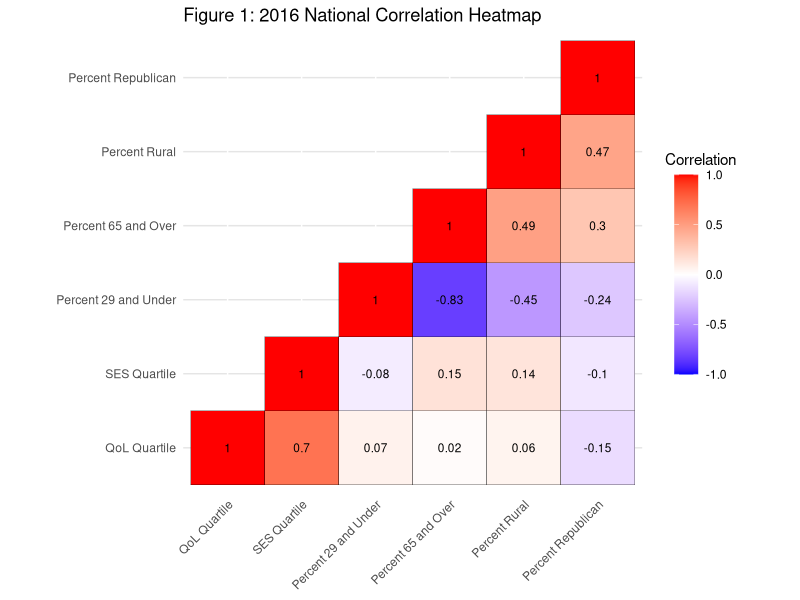
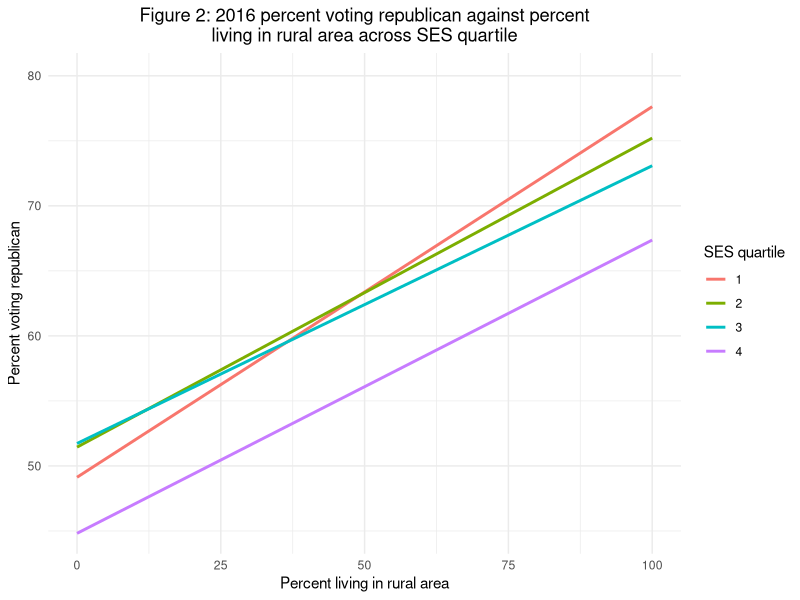
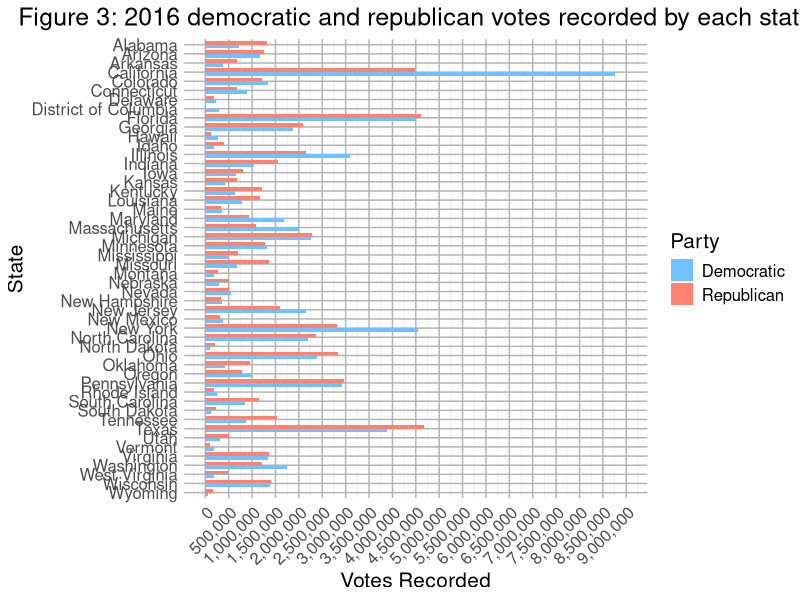
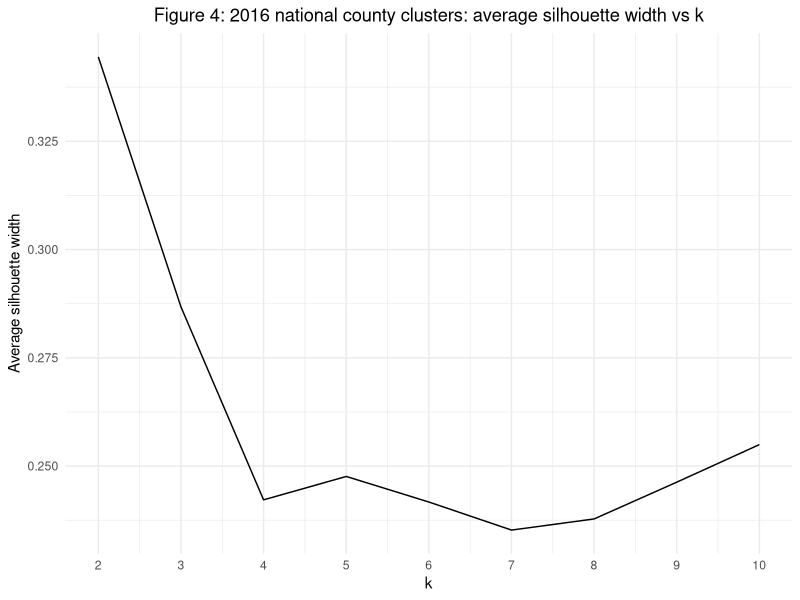
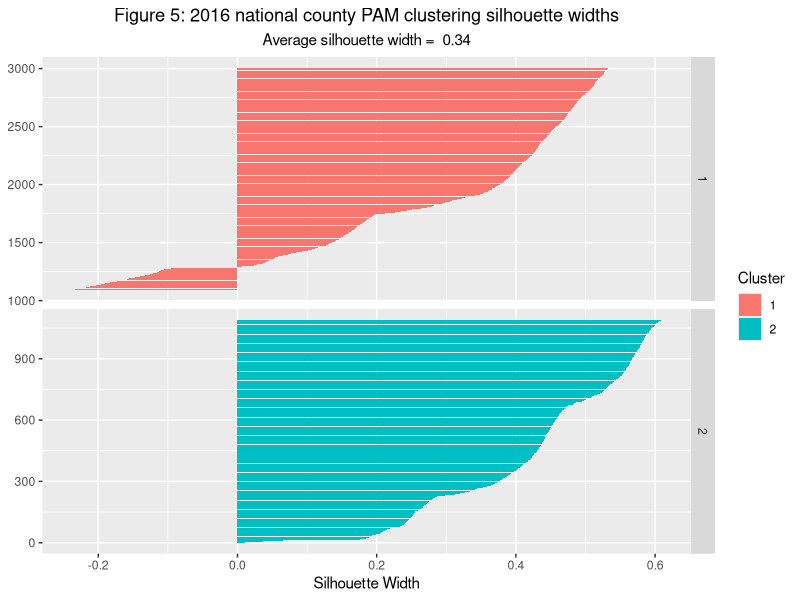
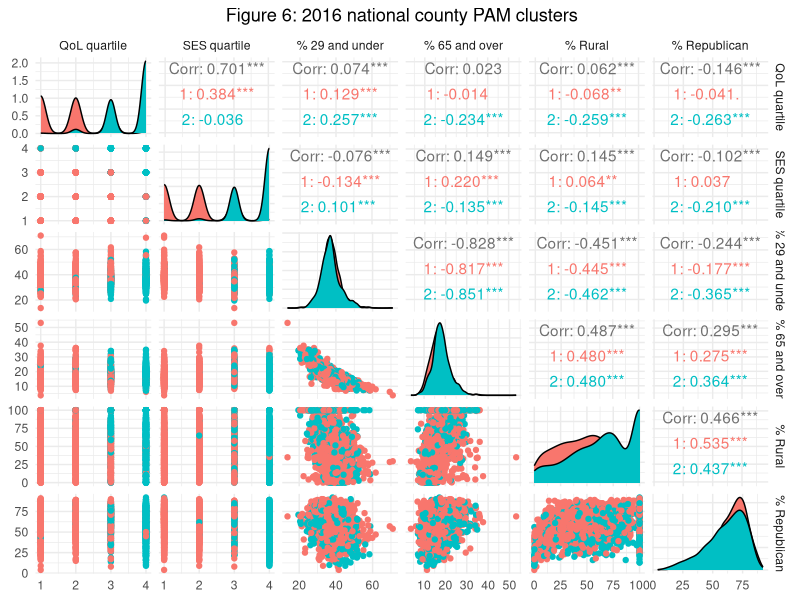

The R script that drew these images, in order:
## ---- chunk 1
knitr::opts_chunk$set(echo = TRUE, eval = TRUE, fig.align = "center", warning = F, message = F,
tidy=TRUE, tidy.opts=list(width.cutoff=55), R.options=list(max.print=100))



#setup
library(tidyverse)
library(ggplot2)
library(readr)
library(knitr)
library(kableExtra)
library(reshape2)
library(cluster)
library(GGally)

demo_16 <- readr::read_csv("election_demographics.csv")
health_16 <- readr::read_csv("health_outcomes.csv")

## ---- chunk 2
#reformat the demo_16 dataset
demo_16 <- demo_16 %>% select(state, county, fips, trump16, clinton16, otherpres16, cvap, age29andunder_pct, age65andolder_pct, rural_pct) %>%
  rename(rep_pres = trump16, dem_pres = clinton16, other_pres = otherpres16, pct_29 = age29andunder_pct, pct_65 = age65andolder_pct, pct_rural = rural_pct)
#reformat the health_16 dataset
health_16 <- health_16 %>% select(FIPS, State, County, quality_r, quality_q, ses_r, ses_q) %>% 
  rename(state = State, county = County, fips = FIPS)
health_16$fips <- as.numeric(health_16$fips)
## ---- chunk 3
#pivot longer
demo_16 <- demo_16 %>% pivot_longer(contains("pres"), names_to = "president", values_to = "pres_votes") %>%
  glimpse()
## ---- chunk 4
#pivot wider
demo_16 <- demo_16 %>% pivot_wider(names_from = "president", values_from = "pres_votes") %>%
  glimpse()
## ---- chunk 5
#join the datasets
data <- health_16 %>% inner_join(demo_16, by = c("fips", "state", "county"))
data %>% glimpse()
## ---- chunk 6
data <- data %>% group_by(county) %>% mutate(total_votes = rep_pres + dem_pres + other_pres)
#national votes
data %>% ungroup() %>% summarise_at(c("cvap", "rep_pres", "dem_pres", "other_pres", "total_votes"), sum, na.rm = T) %>%
  mutate(turnout = round((total_votes / cvap) * 100)) %>%
  kable( booktabs = T, col.names = c("Voting Age Population", "Votes for Trump", "Votes for Clinton", "Votes for 3rd Party", "Total Votes", "% Turnout"), caption = "2016 National Voting Stats") %>% 
  kable_styling(bootstrap_options = c("striped", "hover", "condensed", "responsive"), full_width = F) %>% column_spec(1, width = "3.5cm")
#national mean
data %>% ungroup() %>% summarise_at(c("cvap", "pct_29", "pct_65", "pct_rural"), mean, na.rm = T) %>%
  kable(booktabs = T, col.names = c("Mean Voting Age Population (VAP)", "Mean % of VAP under 29", "Mean % of VAP over 65", "Mean % of VAP in Rural Areas "), caption = "2016 National County Population Means") %>% 
  kable_styling(bootstrap_options = c("striped", "hover", "condensed", "responsive"), full_width = F)
#national median
data %>% ungroup() %>% summarise_at(c("cvap", "pct_29", "pct_65", "pct_rural"), median, na.rm = T) %>%
  kable(booktabs = T, col.names = c("Median Voting Age Population (VAP)", "Median % of VAP under 29", "Median % of VAP over 65", "Median % of VAP in Rural Areas "), caption = "2016 National County Population Medians") %>% 
  kable_styling(full_width = F, bootstrap_options = c("striped", "hover", "condensed", "responsive"))
#national sd
data %>% ungroup() %>% summarise_at(c("cvap", "pct_29", "pct_65", "pct_rural"), sd, na.rm = T) %>%
  kable(booktabs = T, col.names = c("SD Voting Age Population (VAP)", "SD % of VAP under 29", "SD % of VAP over 65", "SD % of VAP in Rural Areas "), caption = "2016 National County Population Standard Deviations") %>% 
  kable_styling(full_width = F, bootstrap_options = c("striped", "hover", "condensed", "responsive"))
#national variance
data %>% ungroup() %>% summarise_at(c("cvap", "pct_29", "pct_65", "pct_rural"), var, na.rm = T) %>%
  kable(booktabs = T, col.names = c("Var of Voting Age Population (VAP)", "Var of % of VAP under 29", "Var of % of VAP over 65", "Var of % of VAP in Rural Areas "), caption = "2016 National County Population Variances") %>% 
  kable_styling(full_width = F, bootstrap_options = c("striped", "hover", "condensed", "responsive"))
## ---- chunk 7
#state total votes
data %>% group_by(state) %>% summarize_at(c("cvap", "rep_pres", "dem_pres", "other_pres", "total_votes"), sum) %>%
  mutate(turnout = round((total_votes / cvap) * 100)) %>%
  mutate(winner_pres = ifelse(rep_pres > dem_pres, "Trump", "Clinton"))%>%
  kable(booktabs = T, col.names = c("State", "Voting Age Population", "Votes for Trump", "Votes for Clinton", "Votes for 3rd Party", "Total Votes", "% Turnout", "Winner"), caption = "2016 State Voting Stats") %>% 
  kable_styling(full_width = F, bootstrap_options = c("striped", "hover", "condensed", "responsive")) %>% column_spec(1, width = "3.5cm")
#state mean
data %>% group_by(state) %>% summarise_at(c("cvap", "pct_29", "pct_65", "pct_rural"), mean, na.rm = T) %>%
  kable(booktabs = T, col.names = c("State", "Mean Voting Age Population (VAP)", "Mean % of VAP under 29", "Mean % of VAP over 65", "Mean % of VAP in Rural Areas "), caption = "2016 County Population Means by State") %>% 
  kable_styling(full_width = F, bootstrap_options = c("striped", "hover", "condensed", "responsive")) %>% column_spec(1, width = "3.5cm")
#state median
data %>% group_by(state) %>% summarise_at(c("cvap", "pct_29", "pct_65", "pct_rural"), median, na.rm = T) %>%
  kable(booktabs = T, col.names = c("State", "Median Voting Age Population (VAP)", "Median % of VAP under 29", "Median % of VAP over 65", "Median % of VAP in Rural Areas "), caption = "2016 County Population Medians by State") %>% 
  kable_styling(full_width = F, bootstrap_options = c("striped", "hover", "condensed", "responsive")) %>% column_spec(1, width = "3.5cm")
#state sd
data %>% group_by(state) %>% summarise_at(c("cvap", "pct_29", "pct_65", "pct_rural"), sd, na.rm = T) %>%
  kable(booktabs = T, col.names = c("State", "SD Voting Age Population (VAP)", "SD % of VAP under 29", "SD % of VAP over 65", "SD % of VAP in Rural Areas "), caption = "2016 County Population Standard Deviations by State") %>% 
  kable_styling(full_width = F, bootstrap_options = c("striped", "hover", "condensed", "responsive")) %>% column_spec(1, width = "3.5cm")
#state var
data %>% group_by(state) %>% summarise_at(c("cvap", "pct_29", "pct_65", "pct_rural"), var , na.rm = T) %>%
  kable(booktabs = T, col.names = c("State", "Var of Voting Age Population (VAP)", "Var of % of VAP under 29", "Var of % of VAP over 65", "Var of % of VAP in Rural Areas "), caption = "2016 County Population Variances by State") %>% 
  kable_styling(full_width = F, bootstrap_options = c("striped", "hover", "condensed", "responsive")) %>% column_spec(1, width = "3.5cm")
## ---- chunk 8
data %>% group_by(quality_q) %>% arrange(quality_q) %>%
  filter(quality_q != "NR" & quality_q != "5") %>%
  mutate(winner_pres = ifelse(rep_pres > dem_pres, "Republican", "Democrat")) %>%
  summarise(rep_counties = sum(winner_pres == "Republican", na.rm = T), dem_counties = sum(winner_pres == "Democrat", na.rm = T), pct_rep = round((rep_counties/(rep_counties + dem_counties))*100)) %>%
  kable(booktabs = T, col.names = c("QoL Life Quartile", "Republican Voting Counties", "Democrat Voting Counties", "Percentage of Quartile Voting Republican"), 
        caption = "2016 County Quality of Life Quartiles and Voting Preferences") %>% 
  kable_styling(full_width = F, bootstrap_options = c("striped", "hover", "condensed", "responsive"))

data %>% group_by(ses_q) %>% arrange(ses_q) %>%
  filter(ses_q != "NR" & ses_q != "5") %>%
  mutate(winner_pres = ifelse(rep_pres > dem_pres, "Republican", "Democrat")) %>%
  summarise(rep_counties = sum(winner_pres == "Republican", na.rm = T), dem_counties = sum(winner_pres == "Democrat", na.rm = T), pct_rep = round((rep_counties/(rep_counties + dem_counties))*100)) %>%
  kable(booktabs = T, col.names = c("SES of Life Quartile", "Republican Voting Counties", "Democrat Voting Counties", "Percentage of Quartile Voting Republican"), 
        caption = "2016 County SES Quartiles and Voting Preferences") %>% 
  kable_styling(full_width = F, bootstrap_options = c("striped", "hover", "condensed", "responsive"))
## ---- chunk 9
data %>% group_by(quality_q) %>% arrange(quality_q) %>%
  filter(quality_q != "NR" & quality_q != "5") %>%
  summarise(rep_voters = sum(rep_pres, na.rm = T), dem_voters = sum(dem_pres, na.rm = T), pct_rep = round((rep_voters/(rep_voters + dem_voters)) * 100)) %>%
  kable(booktabs = T, col.names = c("QoL Quartile", "Republican Voters", "Democrat Voters", "Percentage of Quartile Voting Republican"), caption = "2016 County Quality of Life Quartiles and Voter Populations") %>% 
  kable_styling(full_width = F, bootstrap_options = c("striped", "hover", "condensed", "responsive"))

data %>% group_by(ses_q) %>% arrange(ses_q) %>%
  filter(ses_q != "NR" & ses_q != "5") %>%
  summarise(rep_voters = sum(rep_pres, na.rm = T), dem_voters = sum(dem_pres, na.rm = T), pct_rep = round((rep_voters/(rep_voters + dem_voters)) * 100)) %>%
  kable(booktabs = T, col.names = c("SES Quartile", "Republican Voters", "Democrat Voters", "Percentage of Quartile Voting Republican"), caption = "2016 County SES Quartiles and Voter Populations") %>% 
  kable_styling(full_width = F, bootstrap_options = c("striped", "hover", "condensed", "responsive"))
## ---- chunk 10
#convert dataframe to numeric
data$ses_r <- as.numeric(data$ses_r)
data$ses_q <- as.numeric(data$ses_q)
data$quality_r <- as.numeric(data$quality_r)
data$quality_q <- as.numeric(data$quality_q)

corr <- data %>% ungroup() %>% mutate(pct_rep = round((rep_pres/total_votes) * 100)) %>%
  select(quality_q, ses_q, pct_29, pct_65, pct_rural, pct_rep) %>% 
  rename("QoL Quartile" = quality_q, "SES Quartile" = ses_q, "Percent 29 and Under" = pct_29, "Percent 65 and Over" = pct_65, "Percent Rural" = pct_rural, "Percent Republican" = pct_rep) %>% 
  as.matrix() %>% cor(use = "complete.obs") %>% round(2)

corr %>% kable(booktabs = T, caption = "2016 National Correlation Matrix", row.names = T) %>%
  kable_styling(full_width = F, bootstrap_options = c("striped", "hover", "condensed", "responsive")) %>%
  column_spec(1, width = "3.5cm")

## ---- chunk 11
corr2 <- data %>% ungroup() %>% filter(state == "Texas") %>%
  mutate(pct_rep = round((rep_pres/total_votes) * 100)) %>%
  select(quality_r, ses_r, pct_29, pct_65, pct_rural, pct_rep) %>% 
  rename("Quality Rank" = quality_r, "SES Rank" = ses_r, "Percent 29 and Under" = pct_29, "Percent 65 and Over" = pct_65, "Percent Rural" = pct_rural, "Percent Republican" = pct_rep) %>% 
  as.matrix() %>% cor(use = "complete.obs") %>% round(2)

corr2 %>% kable(booktabs = T, caption = "2016 Texas Correlation Matrix", row.names = T) %>%
  kable_styling(full_width = F, bootstrap_options = c("striped", "hover", "condensed", "responsive")) %>%
  column_spec(1, width = "3.5cm")
## ---- chunk 12
#remove upper values of matrix
corr3 <- corr
corr3[upper.tri(corr3)] <- NA
corr3 <- melt(corr3, na.rm = T)

#draw heatmap
ggplot(corr3, aes(Var1, Var2)) +
  geom_tile(aes(fill = value), color = "black") +
  scale_fill_gradient2(low = "blue", high = "red", mid = "white", midpoint = 0, limit = c(-1,1), name = "Correlation") +
  ggtitle("Figure 1: 2016 National Correlation Heatmap") +
  coord_fixed()+
  geom_text(aes(Var1, Var2, label = value), size = 3 )+
  theme(axis.text.x = element_text(angle = 45, vjust = 1, hjust = 1), 
        axis.title = element_blank(),
        panel.grid.major.y = element_line(color = "grey90"), 
        panel.background = element_blank(), axis.ticks = element_blank(),
        legend.justification = c(0,.5))+
  guides(fill = guide_colorbar(barwidth = 1.2, barheight = 10, title.hjust = 0.5, title.vjust = 0.5, ticks = F))
## ---- chunk 13
data <- data %>% mutate(pct_rep = round(((rep_pres)/(total_votes)) * 100))

data %>% filter(ses_q != 5) %>% ggplot(aes(pct_rural, pct_rep, color = as.factor(ses_q))) +
  scale_color_discrete(name = "SES quartile") + 
  coord_cartesian(ylim = c(45,80))+
  geom_smooth(method = lm, se = F) +
  labs(y = "Percent voting republican",
       title = "Figure 2: 2016 percent voting republican against percent\nliving in rural area across SES quartile",
       x = "Percent living in rural area")+
  theme_minimal()+
  theme(legend.justification = c(0,0.5),
        plot.title = element_text(hjust = 0.5))
## ---- chunk 14
data %>% pivot_longer(c("dem_pres", "rep_pres"), names_to = "president", values_to = "pres_votes") %>%
  group_by(state, president) %>%
  select(state, president, pres_votes) %>% 
  summarize_at("pres_votes", sum) %>% 
  arrange(desc(state)) %>%
  ggplot(aes(x = fct_rev(state), pres_votes, fill = president)) +
  scale_fill_manual(values = c("#70c1ff", "#ff8170"), name = "Party", labels = c("Democratic", "Republican"))+
  geom_bar(stat="summary",width = .8, position = position_dodge(.8)) + 
  coord_flip() + 
  labs(title = "Figure 3: 2016 democratic and republican votes recorded by each state", 
       y = "Votes Recorded",
       x = "State") +
    scale_y_continuous(labels = c("0", "500,000", "1,000,000", "1,500,000","2,000,000","2,500,000","3,000,000",
                                  "3,500,000","4,000,000","4,500,000","5,000,000","5,500,000","6,000,000",
                                  "6,500,000","7,000,000","7,500,000","8,000,000","8,500,000", "9,000,000"), 
                       limits = c(0,9000000), 
                       breaks = c(0,500000,1000000,1500000,2000000,2500000,3000000,3500000,4000000, 
                                  4500000, 5000000, 5500000, 6000000, 6500000, 7000000, 7500000, 8000000, 8500000, 9000000)) +
  theme_minimal()+
  theme(legend.justification = c(0,0.5),
        axis.text.x = element_text(angle = 45, vjust = 1, hjust = 1),
        plot.title = element_text(hjust = 0.5),
        text = element_text(size = 15),
        panel.grid.major = element_line(color = "grey70"))

## ---- chunk 15
pam_data <- data%>% ungroup %>% select(quality_q, ses_q, pct_29, pct_65, pct_rural, pct_rep) %>% filter(ses_q != 5) %>% na.omit()

#get number of clusters
sil_width <- vector()
for(i in 2:10){
  pam_fit <- pam_data%>%daisy("gower") %>% pam(gower1, k = i, diss = T)
  sil_width[i] <- pam_fit$silinfo$avg.width
}
ggplot()+geom_line(aes(x=2:10,y=sil_width[2:10]))+scale_x_continuous(name="k",breaks=2:10) + 
  labs(title = "Figure 4: 2016 national county clusters: average silhouette width vs k", y = "Average silhouette width") + 
  theme_minimal() + 
  theme(plot.title = element_text(hjust = 0.5))
## ---- chunk 16
#make cluster based on previous results
pam_clust <- pam_data %>% daisy("gower") %>% pam(gower1, k=2, diss = T) 

#check silhouette width
pam_clust$silinfo$widths %>% 
  as.data.frame %>% 
  mutate(x = 3005:1) %>% 
  ggplot(aes(x, y = sil_width, fill=as.factor(cluster))) +
  geom_bar(stat = "identity") +
  facet_grid(cluster~., scales = "free_y")+
  scale_fill_discrete(name = "Cluster")+
  coord_flip() +
  labs(y = "Silhouette Width", title = "Figure 5: 2016 national county PAM clustering silhouette widths", subtitle = paste("Average silhouette width = ", round(pam_clust$silinfo$avg.width, 2)))+
  theme(axis.title.y = element_blank(),
        plot.title = element_text(hjust = 0.5),
        plot.subtitle = element_text(hjust = 0.5)) 
## ---- chunk 17
pam_data%>% mutate(Cluster = as.factor(pam_clust$clustering)) %>% slice(pam_clust$id.med) %>% kable(booktabs = T, col.names = c("QoL quartile", "SES quartile"," % 29 and under", "% 65 and older", "% rural", "% republican", "Cluster"), caption = "2016 national county PAM clustering medians") %>% 
  kable_styling(full_width = F, bootstrap_options = c("striped", "hover", "condensed", "responsive"))
## ---- chunk 18
pam_data %>% rename("QoL quartile" = quality_q, "SES quartile" = ses_q, 
                    "% 29 and under" = pct_29, "% 65 and over" = pct_65, "% Rural" = pct_rural, "% Republican" = pct_rep) %>%
  mutate(cluster=as.factor(pam_clust$clustering)) %>%
  ggpairs(columns = 1:6, aes(color = cluster)) +
  theme_minimal() + 
  theme(plot.title = element_text(hjust = 0.5))+
  labs(title = "Figure 6: 2016 national county PAM clusters")
  
